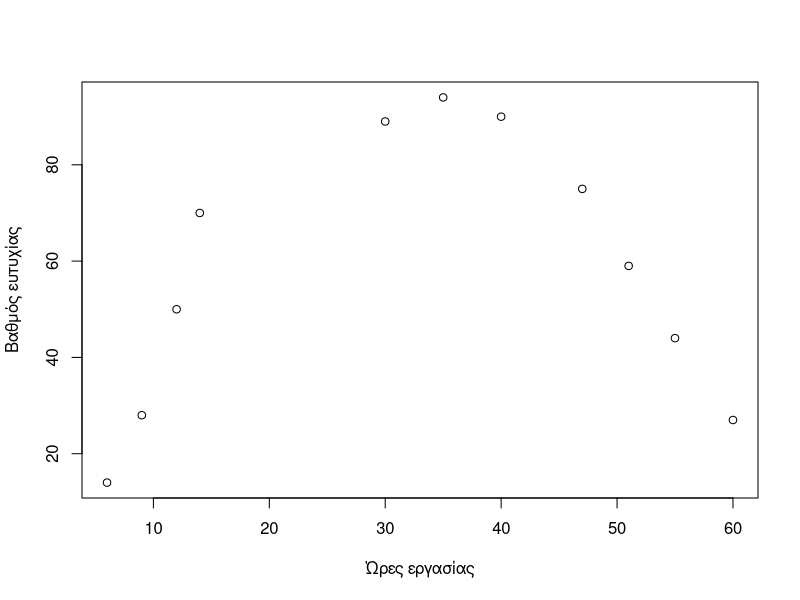
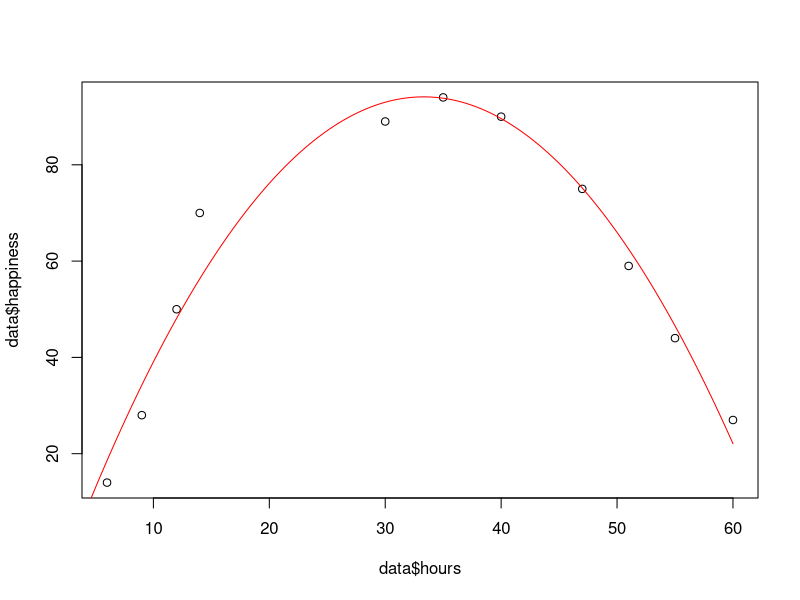

Write R code to recreate these figures, in order.
## ---- chunk 1
data <- data.frame(hours=c(6, 9, 12, 14, 30, 35, 40, 47, 51, 55, 60),
                   happiness=c(14, 28, 50, 70, 89, 94, 90, 75, 59, 44, 27))
data
## ---- chunk 2
plot(data$hours, data$happiness, xlab="Ώρες εργασίας", ylab="Βαθμός ευτυχίας")
## ---- chunk 3
linearModel <- lm(happiness ~ hours, data=data)
summary(linearModel)
## ---- chunk 4
data$hours2 <- data$hours^2
quadraticModel <- lm(happiness ~ hours + hours2, data=data)
summary(quadraticModel)
## ---- chunk 5
hourValues <- seq(0, 60, 0.1)
happinessPredict <- predict(quadraticModel,data.frame(hours=hourValues, hours2=hourValues^2))

plot(data$hours, data$happiness)
lines(hourValues, happinessPredict, col='red')
## ---- chunk 6
hours=c(10,20,30,60)
predict(quadraticModel,data.frame(hours=hours, hours2=hours^2))
